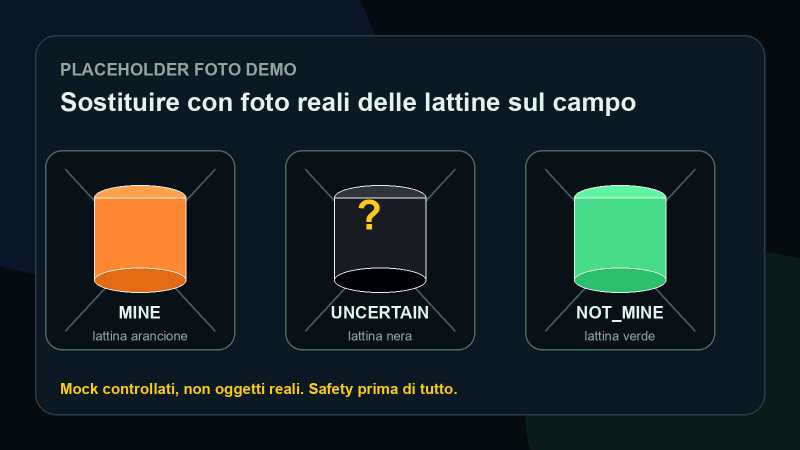
#> input picture presentation/assets/photo-placeholder-cans.png, 1600 x 900 px, given in place of the camera (shown at 1/2 size)
$ python hsv_tune.py ../presentation/assets/photo-placeholder-cans.png
#> lines starting #> are read from the running program, lines starting #| are printed output that depends on the picture; after the words box and inside, x2 and y2 are one past the last pixel; in counts of white or black regions, pixels touching at a corner belong together
#!/usr/bin/env python3
"""
hsv_tune.py — il calibratore HSV (5 minuti, separa "funziona" da "funziona ALLA DEMO").

Apre la webcam. CLIC su una lattina → stampa+overlay i valori HSV di quel pixel.
Trackbar per impostare un range e vedere la MASCHERA live. 'p' = stampa i range
attuali (copia-incolla in vision.py). Tasti 1/2/3 = preset verde/arancione/nera.

Lattine colorate = proxy mine:
  VERDE    = sicura  → lasciare
  ARANCIONE= rimovibile → braccio
  NERA     = pericolo → V basso (V<60), NON per hue. Occhio ai riflessi sulla lattina lucida.

Uso:  python hsv_tune.py            # webcam 0
      python hsv_tune.py --cam 1    # altra camera
"""
import cv2, numpy as np, sys

CAM = 0
if "--cam" in sys.argv:
    CAM = int(sys.argv[sys.argv.index("--cam") + 1])

# preset iniziali (verranno tarati SUL POSTO con la luce della sala)
PRESETS = {
    "verde":     ([35, 80, 60], [85, 255, 255]),
    "arancione": ([5, 120, 120], [25, 255, 255]),
    "nera":      ([0, 0, 0], [180, 255, 60]),   # NERA = Value basso, qualunque hue
}
order = ["verde", "arancione", "nera"]
cur = 0

last_hsv = None
def on_mouse(ev, x, y, flags, param):
    global last_hsv
    if ev == cv2.EVENT_LBUTTONDOWN and param is not None:
        last_hsv = param[y, x].tolist()
        print(f"[clic] HSV = {last_hsv}  (classe corrente: {order[cur]})")

cv2.namedWindow("tune")
cv2.setMouseCallback("tune", on_mouse)
def nop(v): pass
for i, ch in enumerate("HSV"):
    cv2.createTrackbar(f"{ch}min", "tune", PRESETS[order[cur]][0][i], 255 if ch != "H" else 180, nop)
    cv2.createTrackbar(f"{ch}max", "tune", PRESETS[order[cur]][1][i], 255 if ch != "H" else 180, nop)

def set_trackbars(name):
    lo, hi = PRESETS[name]
    for i, ch in enumerate("HSV"):
        cv2.setTrackbarPos(f"{ch}min", "tune", lo[i])
        cv2.setTrackbarPos(f"{ch}max", "tune", hi[i])

cap = cv2.VideoCapture(CAM)
if not cap.isOpened():
    print(f"ERRORE: webcam {CAM} non si apre. Prova --cam 1.", file=sys.stderr); sys.exit(1)
print("clic su una lattina = leggi HSV · trackbar = range · 1/2/3 = verde/arancione/nera · p = stampa range · q = esci")

while True:
    ok, frame = cap.read()
#> frame is the input picture: shape (900, 1600, 3); mean B, G, R 37.4, 35.5, 25.1
    if not ok: break
    frame = cv2.resize(frame, (960, 540))
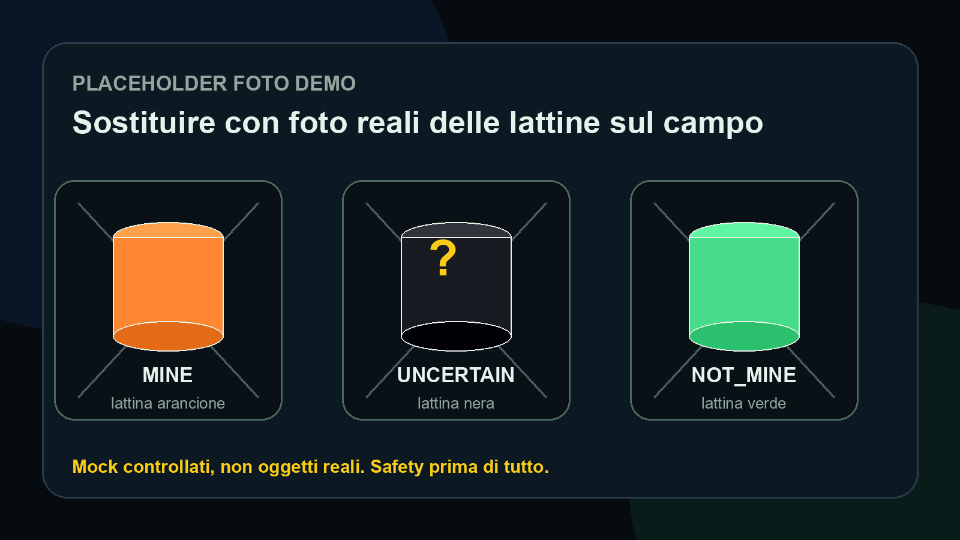
#> frame: shape (540, 960, 3); mean B, G, R 37.4, 35.6, 25.1
    hsv = cv2.cvtColor(frame, cv2.COLOR_BGR2HSV)
#> hsv: shape (540, 960, 3); mean H, S, V 98.7, 156.8, 46
    cv2.setMouseCallback("tune", on_mouse, hsv)
    lo = np.array([cv2.getTrackbarPos(f"{c}min", "tune") for c in "HSV"])
    hi = np.array([cv2.getTrackbarPos(f"{c}max", "tune") for c in "HSV"])
    mask = cv2.inRange(hsv, lo, hi)
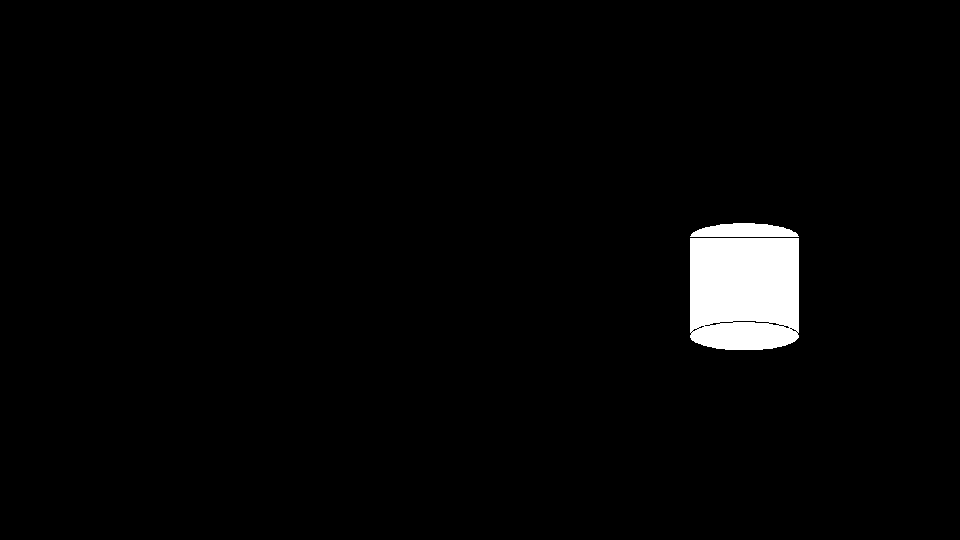
#> mask: shape (540, 960); 2.5% white; 2 white regions, box (x1, y1, x2, y2) and area: (690, 238, 799, 350) 11793, (690, 223, 799, 237) 1174
    mask3 = cv2.cvtColor(mask, cv2.COLOR_GRAY2BGR)
    view = np.hstack([frame, cv2.bitwise_and(frame, mask3)])
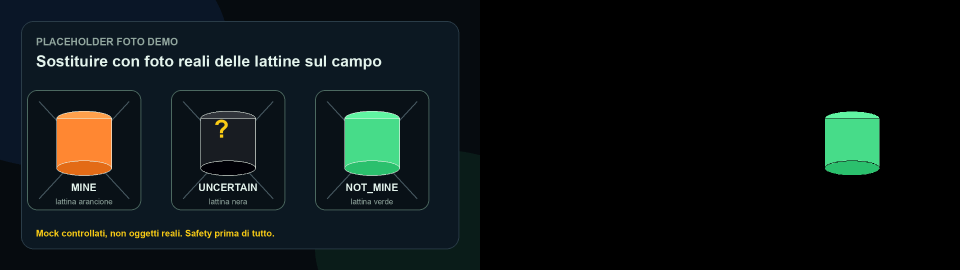
#> view: shape (540, 1920, 3) (shown at 1/2 size); mean B, G, R 20.4, 20.5, 13.4
    cv2.putText(view, f"classe: {order[cur]}  range lo={lo.tolist()} hi={hi.tolist()}",
                (10, 26), cv2.FONT_HERSHEY_SIMPLEX, 0.6, (255, 255, 255), 2)
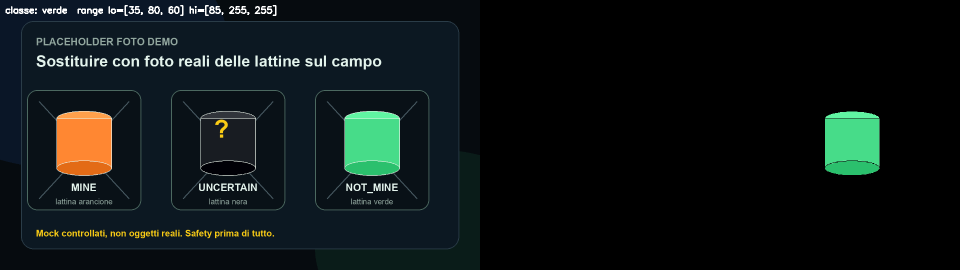
#> view: shape (540, 1920, 3) (shown at 1/2 size); 0.34% of pixels changed, all inside (x1, y1, x2, y2) = (11, 10, 553, 32)
    if last_hsv:
        cv2.putText(view, f"ultimo clic HSV={last_hsv}", (10, 52),
                    cv2.FONT_HERSHEY_SIMPLEX, 0.6, (0, 255, 255), 2)
    cv2.imshow("tune", view)
    k = cv2.waitKey(1) & 0xFF
#> (key q is pressed here)
    if k == ord("q"): break
    elif k in (ord("1"), ord("2"), ord("3")):
        cur = k - ord("1"); set_trackbars(order[cur]); print(f"→ preset {order[cur]}")
    elif k == ord("p"):
        print(f'    "{order[cur]}": ({lo.tolist()}, {hi.tolist()}),')

cap.release(); cv2.destroyAllWindows()

$ run again, on presentation/assets/cyberwave-dashboard-placeholder.png
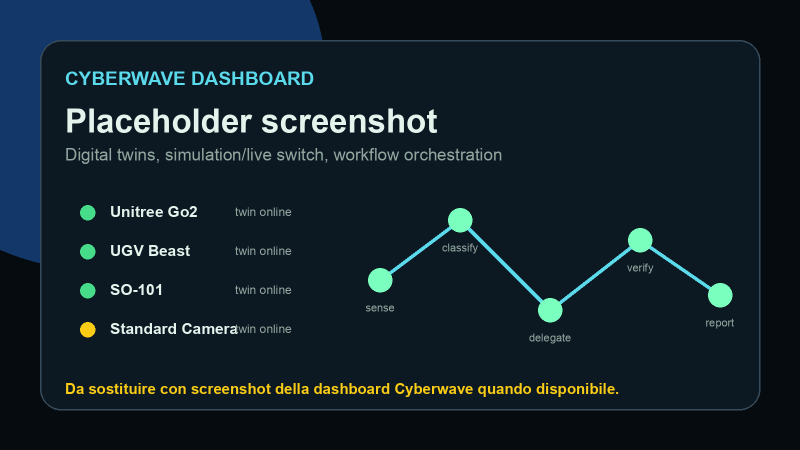
#> input picture presentation/assets/cyberwave-dashboard-placeholder.png, 1600 x 900 px, given in place of the camera (shown at 1/2 size)
#> frame is the input picture: shape (900, 1600, 3); mean B, G, R 41.4, 32.4, 18.7
#> frame: shape (540, 960, 3)
#> hsv: shape (540, 960, 3); mean H, S, V 102.4, 160.7, 43.6
#> `mask = cv2.inRange(hsv, lo, hi)`:
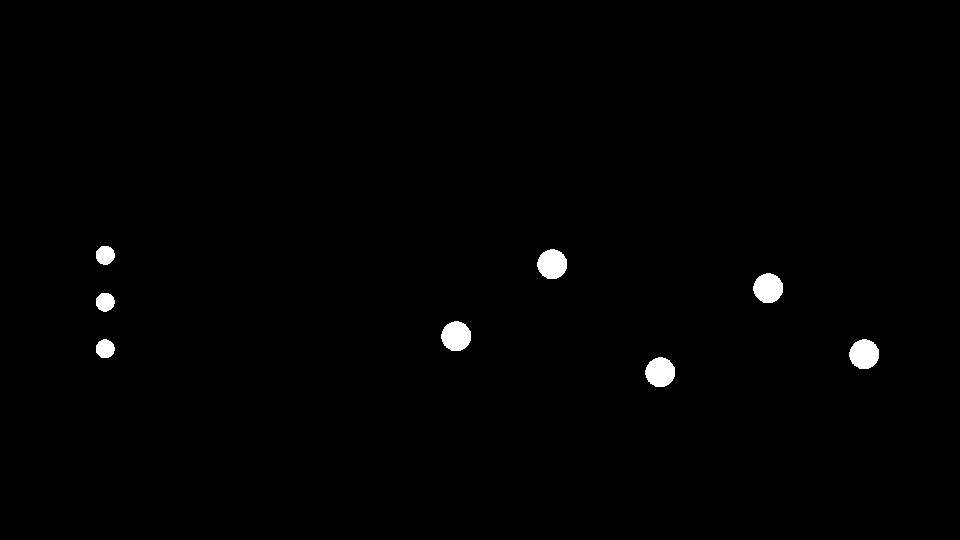
#> mask: shape (540, 960); 0.84% white; 8 white regions, largest, box (x1, y1, x2, y2) and area: (537, 249, 567, 279) 700, (441, 321, 471, 351) 700, (849, 339, 879, 369) 700
#> `cv2.putText(view, f"classe: {order[cur]}  range lo={lo.tolist()} hi={h..`:
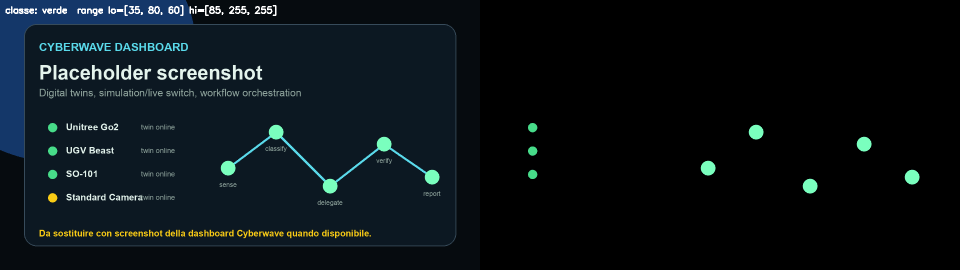
#> view: shape (540, 1920, 3) (shown at 1/2 size); mean B, G, R 22, 18, 10.7

$ run again, on presentation/assets/field-placeholder.png
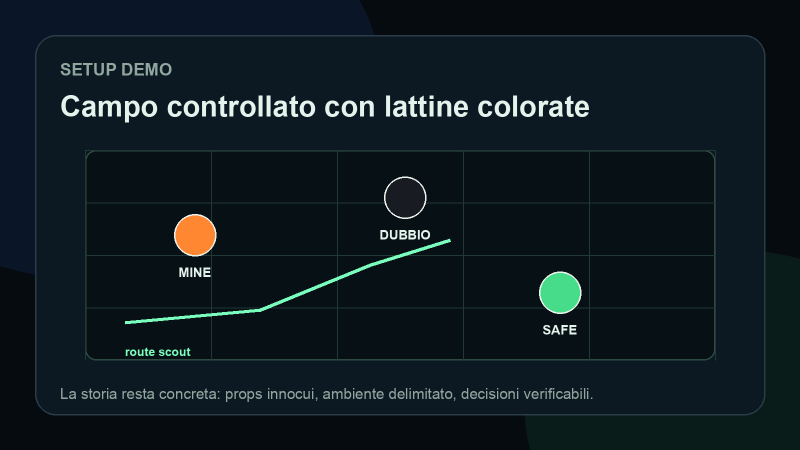
#> input picture presentation/assets/field-placeholder.png, 1600 x 900 px, given in place of the camera (shown at 1/2 size)
#> frame is the input picture: shape (900, 1600, 3); mean B, G, R 32.6, 26.7, 15.6
#> frame: shape (540, 960, 3)
#> hsv: shape (540, 960, 3); mean H, S, V 100.9, 161.1, 34.2
#> `mask = cv2.inRange(hsv, lo, hi)`:
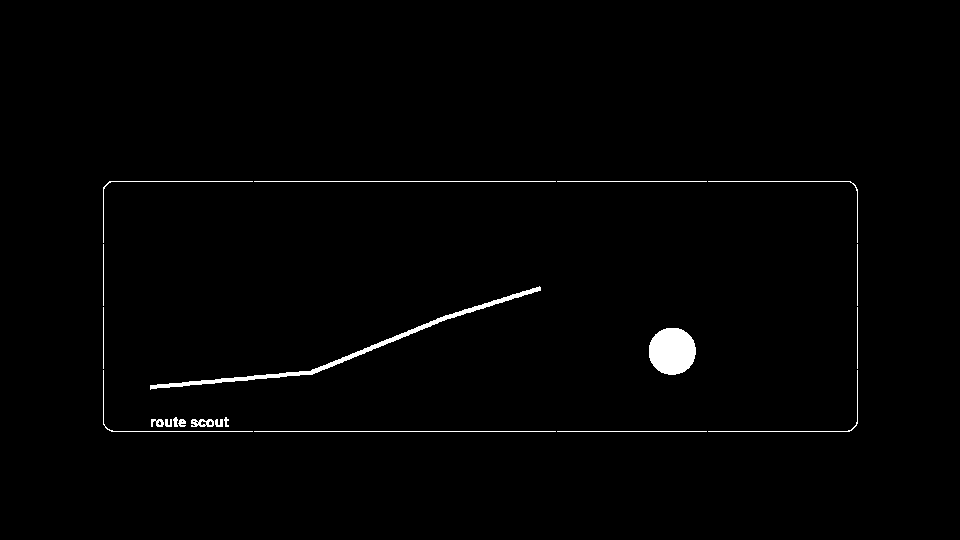
#> mask: shape (540, 960); 1.1% white; 21 white regions, largest, box (x1, y1, x2, y2) and area: (649, 328, 696, 375) 1762, (150, 286, 541, 390) 1753, (254, 181, 556, 182) 302
#> `cv2.putText(view, f"classe: {order[cur]}  range lo={lo.tolist()} hi={h..`:
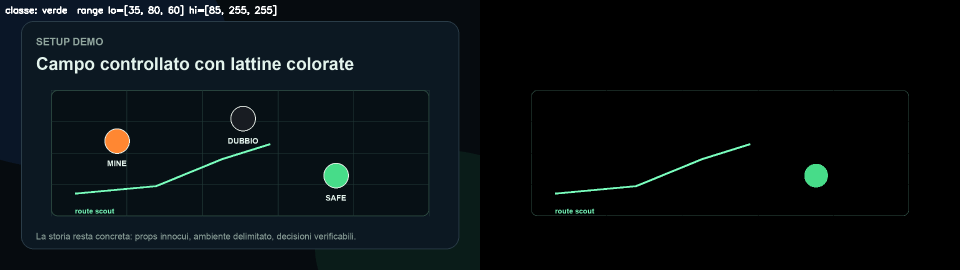
#> view: shape (540, 1920, 3) (shown at 1/2 size); mean B, G, R 17.8, 15.1, 9.1
